Frame 1 (no input): blank canvas, image omitted
Frame 60 (the mouse pressed at the canvas centre just before this capture): blank canvas, image omitted
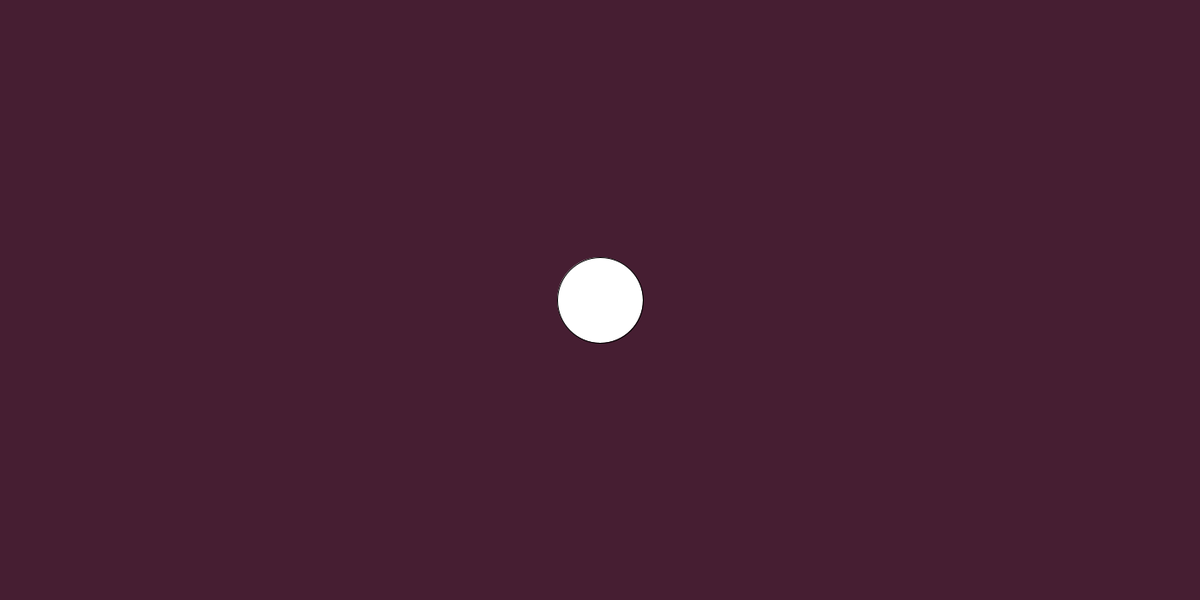
Frame 120 (the mouse held since frame 60 and released just before this capture)

The Processing sketch whose frames 1 and 60 were blank and that drew this single picture after the mouse press (run headless with seeded random() and noise(); from frame 60 on, the mouse is pressed at the canvas centre):

// Processing sketch: bouncingBalls
// ── bouncingBalls.pde
// Declaring the object
Ball[] ballGroup;
int pos = 0;

void setup() {
    size(1400, 700);
    ballGroup = new Ball[10];
}

void draw() {
    background(70,30,50);


    for (int i = 0; i < pos; i++) {
        ballGroup[i].display();
    }
}

void mousePressed() {
    ballGroup[pos] = new Ball(mouseX, mouseY, 100);

    if (pos < ballGroup.length) {
        pos++;
    }
}

// ── Ball.pde
class Ball {
    int x, y , r;
    int cr, cg, cb; // rgb values

    // Constructor Method
    Ball(int ballx, int bally, int ballr) {
        x = ballx; // sets x coord
        y = bally; // y coord
        r = ballr; // sets radius

    }

    void display() {
        circle(x,y,r);
    }

}
